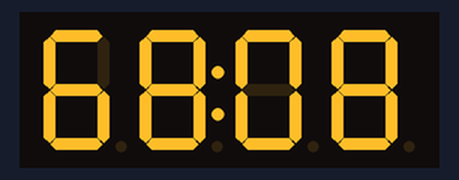
The sketch below on a simulated STM32 Blue Pill. Parts: 4-digit seven-segment display. Random numbers use the default seed unless the sketch sets one.

Above: at 0.1 s.
At 4.8 s:
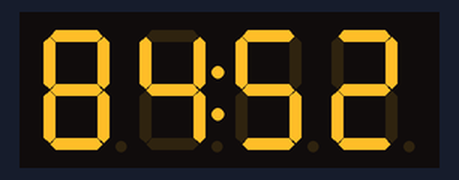
At 9.4 s:
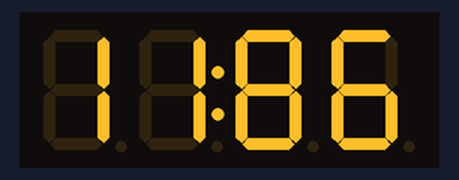
At 19.3 s:
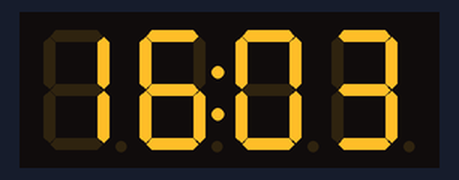
At 29.2 s:
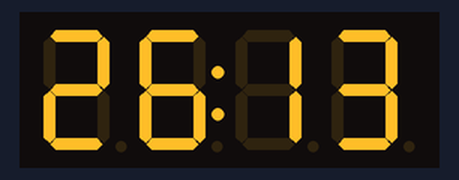
At 39.1 s:
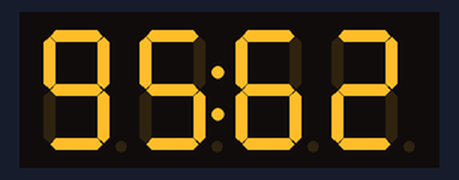

The sketch:

FND_Num_dot.ino
```cpp
#include <TM1637Display.h>

#define NANO        // NANO 보드인 경우 define
//#define BLUEPILL  // BLUEPILL 보드인 경우 define

#ifdef NANO             // NANO가 정의되면
#define CLK A0          // TM1637 CLK핀 정의
#define DIO A1          // TM1637 DIO핀 정의
#endif                  // #ifdef 사용 후 반드시 #endif

#ifdef BLUEPILL         // BLUEPILL이 정의되면
#define CLK PB15        // TM1637 CLK핀 정의
#define DIO PB14        // TM1637 DIO핀 정의
#endif                  // #ifdef 사용 후 반드시 #endif

TM1637Display display(CLK, DIO);

void setup()
{
    display.setBrightness(7); // min(0 ~ max(7)
}

void loop()
{
    int numCnt = random(0, 9999); // random number

    // dot position(0x80 -> 0x40 -> 0x20 -> 0x10)
    display.showNumberDecEx(numCnt, 0x40);
    delay(500);
}
```

Measured:
- what the display in image 1 shows lasts 0.5 s, from 4.7 s to 5.2 s
